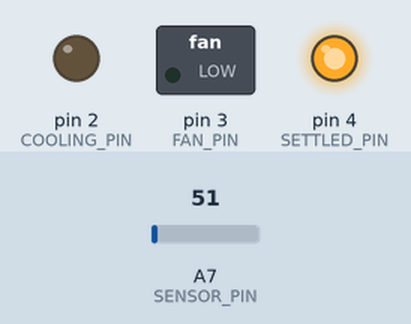
Simulated run of this sketch. Board: Arduino Nano, built with avr-gcc and run on an emulated ATmega328P. Shown: switched loads named in the sketch (green lamp = pin HIGH), output pins drawn as LEDs (lit = HIGH). Inputs (shaded band) come from the test bench; at power-on: A7 (SENSOR_PIN) = 51. What the sketch prints to the serial monitor is not drawn.

Above: at 0.8 s.
0.9 s: A7 (SENSOR_PIN) set to 60
At 1.8 s:
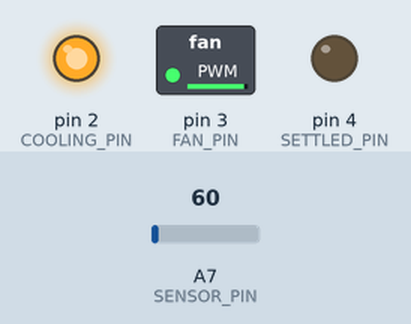
2.6 s: A7 (SENSOR_PIN) set to 30
At 3.8 s:
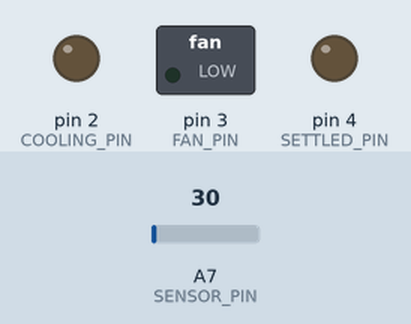
5.6 s: A7 (SENSOR_PIN) set to 61
At 6.7 s:
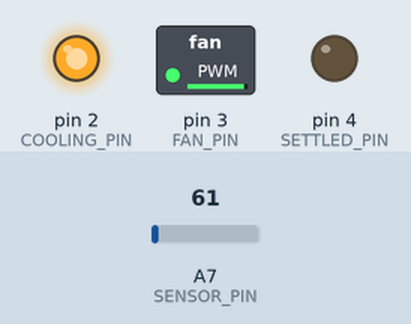
7.7 s: A7 (SENSOR_PIN) set to 15
At 9.3 s:
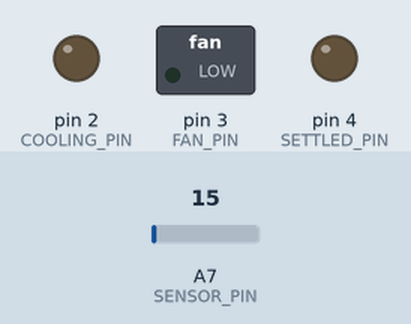
Timing chart, 0 to 22.4 s (numbered marks = the images above; inputs shaded):
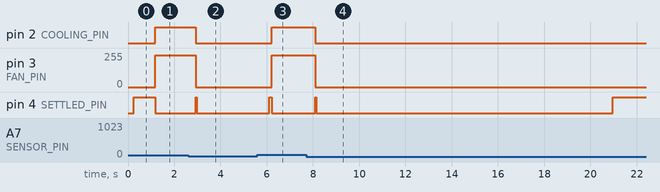

The sketch:

nine.ino
```cpp
#include "windowed_mean.h"

// need a target temp, when above that, the fan is always on at least a minimum amount,
// depending on how far away from the target, the minimum speed is set
// when the temp trends up, the minimum temp is boosted
// after some time if it's still tending up, the min is boosted again


#define SETTLED_PIN 4
#define COOLING_PIN 2
#define FAN_PIN 3
#define SENSOR_PIN A7

#define FAN_MAX 255
#define FAN_MIN 31
#define FAN_OFF 0
#define FAN_SPEED_STEP 16
#define FAN_SETTLE_TIME 3000
#define FAN_SPEED_STEPS (int((FAN_MAX - FAN_MIN) / FAN_SPEED_STEP) + 1)
#define FAN_SPEED_MAX_STEP FAN_SPEED_STEPS
#define FAN_OPEN_DELAY 250
#define FAN_OPEN_STEP 25

#define SAMPLE_DELAY 10

#define SHORT_WINDOW 20
#define LONG_WINDOW 300
#define TREND_WINDOW 50

#define FAN_PAUSE_DELAY 10

void blinky_delay(int del, int res=2){
  int times = res / 2;
  for(int i = 0; i < times; i++){
    digitalWrite(SETTLED_PIN, HIGH);
    delay(del / res);
    digitalWrite(SETTLED_PIN, LOW);
    delay(del / res);
  }
}

int current_fan_speed = 0;
int current_fan_speed_step = -1;

float mean_temp_accum = 0.0;
float last_mean_temp = 0.0;

float long_mean_temp_accum = 0.0;
float last_long_mean_temp = 0.0;

float mean_trend_accum = 0.0;
float last_mean_trend = 0.0;

void fan_settle_delay(){
  delay(FAN_SETTLE_TIME);
  // blinky_delay(FAN_SETTLE_TIME, 10);
}

void set_fan_off(bool settle=true){
  // Serial.println("set fan off");
  digitalWrite(FAN_PIN, LOW);
  current_fan_speed = 0;
  current_fan_speed_step = 0;
  if(settle)
    fan_settle_delay();
}

void set_fan_speed(int speed, bool settle=true){
  Serial.print(speed);
  Serial.print(current_fan_speed_step);
  // delay(1000);
  if(speed != current_fan_speed_step)
    if(speed <= 0){
      set_fan_off(settle);
      current_fan_speed_step = 0;
    } else {
      if(speed > FAN_SPEED_STEPS)
        speed = FAN_SPEED_STEPS;
      current_fan_speed_step = speed;
      current_fan_speed = speed * FAN_SPEED_STEP - 1;
      analogWrite(FAN_PIN, current_fan_speed);
      if(settle)
        fan_settle_delay();
    }
}

// void pause_fan(){
//   set_fan_off(false);
//   delay(FAN_PAUSE_DELAY);
// }

// void resume_fan(){
//   if(current_fan_speed != 0){
//     Serial.println(current_fan_speed);
//     analogWrite(FAN_PIN, current_fan_speed);
//   }
//   // delay(FAN_PAUSE_DELAY);
// }

void fan_opening(){
  Serial.println("opening");
  analogWrite(FAN_PIN, FAN_MAX);
  for(int i = FAN_MAX; i >= FAN_MIN; i -= FAN_OPEN_STEP){
    Serial.println(i);
    analogWrite(FAN_PIN, i);
    blinky_delay(FAN_OPEN_DELAY);
  }
}

float sample_temp(){
  int temp_adc_val;
  float temp_val, temp_c, temp_f;

  // pause_fan();
  temp_adc_val = analogRead(SENSOR_PIN);
  // resume_fan();

  temp_val = (temp_adc_val * 4.88);	/* Convert adc value to equivalent voltage */
  temp_c = (temp_val / 10.0);	/* LM35 gives output of 10mv/°C */
  temp_f = temp_c * (9.0 / 5.0) + 32.0;

  delay(SAMPLE_DELAY);
  return temp_f;
}

WindowedMean *wmean;

float mean_sample_temp(){
  float sample = sample_temp();

  // mean_temp_accum -= last_mean_temp;
  // mean_temp_accum += sample;
  // last_mean_temp = mean_temp_accum / SHORT_WINDOW;

  wmean->sample(sample);
  Serial.println(wmean->mean());

  long_mean_temp_accum -= last_long_mean_temp;
  long_mean_temp_accum += sample;
  last_long_mean_temp = long_mean_temp_accum / LONG_WINDOW;

  float trend;

  // if(last_long_mean_temp > last_mean_temp)
  //   trend = -0.25 * (last_long_mean_temp - last_mean_temp);
  //   // trend = -1.0;
  // else if(last_long_mean_temp < last_mean_temp)
  //   trend = 0.25 * (last_mean_temp - last_long_mean_temp);
  //   // trend = 1.0;

  // mean_trend_accum -= last_mean_trend;
  // mean_trend_accum += trend;
  // last_mean_trend = mean_trend_accum / TREND_WINDOW;

  // wmean->mean() = wmean->mean();
  if(last_long_mean_temp > wmean->mean())
    trend = -0.25 * (last_long_mean_temp - wmean->mean());
    // trend = -1.0;
  else if(last_long_mean_temp < wmean->mean())
    trend = 0.25 * (wmean->mean() - last_long_mean_temp);
    // trend = 1.0;

  mean_trend_accum -= last_mean_trend;
  mean_trend_accum += trend;
  last_mean_trend = mean_trend_accum / TREND_WINDOW;

  return wmean->mean();
}

void prime_temp_sampler(){
  float sample = sample_temp();
  mean_temp_accum = sample * SHORT_WINDOW;
  long_mean_temp_accum = sample * LONG_WINDOW;

  for(int i = 0; i <= SHORT_WINDOW; i++){
    mean_sample_temp();
  }
}

#define MODE_CHECKING 0
#define MODE_COOLING 1
int current_mode = MODE_CHECKING;

void setup() {
  Serial.begin(115200);

  pinMode(SETTLED_PIN, OUTPUT);
  pinMode(COOLING_PIN, OUTPUT);
  pinMode(FAN_PIN, OUTPUT);
  pinMode(SENSOR_PIN, INPUT);

  wmean = new WindowedMean(SHORT_WINDOW, sample_temp());

  // set_fan_speed(FAN_SPEED_MAX_STEP);
  // while(true);

  // fan_opening();
  prime_temp_sampler();

  while(true){
    while(current_mode == MODE_CHECKING){
      float temp_f = mean_sample_temp();

      if(last_mean_trend >= -0.25 && last_mean_trend <= 0.25){
        digitalWrite(SETTLED_PIN, HIGH);
      } else {
        digitalWrite(SETTLED_PIN, LOW);

        if(last_mean_trend > 0.0){
          current_mode = MODE_COOLING;
          set_fan_speed(FAN_SPEED_MAX_STEP, false);
          digitalWrite(COOLING_PIN, HIGH);
          break;
        } else {
          set_fan_speed(0, false);
          digitalWrite(COOLING_PIN, LOW);
        }
      }

      Serial.print("Checking: ");
      Serial.print(wmean->mean());
      Serial.print(" ");
      Serial.print(last_long_mean_temp);
      Serial.print(" ");
      Serial.println(last_mean_trend);
    }

    while(current_mode == MODE_COOLING){
      float temp_f = mean_sample_temp();

      if(last_mean_trend <= 0.0){
        digitalWrite(SETTLED_PIN, HIGH);
        current_mode = MODE_CHECKING;
        set_fan_speed(0, false);
        digitalWrite(COOLING_PIN, LOW);
        break;
      }

      Serial.print("Cooling: ");
      Serial.print(last_mean_temp);
      Serial.print(" ");
      Serial.print(last_long_mean_temp);
      Serial.print(" ");
      Serial.println(last_mean_trend);
    }
  }
}

void loop() {
  int temp_adc_val;
  float temp_val, temp_c, temp_f;
  temp_adc_val = analogRead(SENSOR_PIN);
  temp_val = (temp_adc_val * 4.88);	/* Convert adc value to equivalent voltage */
  temp_c = (temp_val / 10.0);	/* LM35 gives output of 10mv/°C */
  temp_f = temp_c * (9.0 / 5.0) + 32.0;

  Serial.print("Temperature = ");
  Serial.println(temp_f);

  delay(1000);
}
```

windowed_mean.h
```cpp
#ifndef WINDOWED_MEAN_H
#define WINDOWED_MEAN_H
#include "Arduino.h"

class WindowedMean
{
public:
  WindowedMean(long window_length, float primed_value);
  float sample(float sample);
  float mean(void);

private:
  long window_length;
  float mean_accum;
  float last_mean;

};

// long WindowedMean::window_length;
// long WindowedMean::mean_accum;
// long WindowedMean::last_mean;

WindowedMean::WindowedMean(long window_length, float primed_value){
  this->window_length = window_length;
  this->mean_accum = primed_value * window_length;
  this->last_mean = primed_value;
}

float WindowedMean::sample(float sample){
  this->mean_accum -= this->last_mean;
  this->mean_accum += sample;
  this->last_mean = this->mean_accum / this->window_length;
  return this->last_mean;
}

float WindowedMean::mean(void){
  return this->last_mean;
}
#endif
```

Measured:
- the behaviour switches between 53 and 54 on A7 (SENSOR_PIN) (found by bisection; images 0 and 1)
- after the input at 0.9 s, pin 2 (COOLING_PIN): LOW → HIGH after 0.28 s; pin 3 (FAN_PIN): 0/255 → 239/255 after 0.28 s; pin 4 (SETTLED_PIN): HIGH → LOW after 0.28 s
- after the input at 2.6 s, pin 2 (COOLING_PIN): HIGH → LOW after 0.32 s; pin 3 (FAN_PIN): 239/255 → 0/255 after 0.32 s; pin 4 (SETTLED_PIN): LOW → HIGH after 0.32 s, → LOW 0.05 s later
- after the input at 5.6 s, pin 2 (COOLING_PIN): LOW → HIGH after 0.61 s; pin 3 (FAN_PIN): 0/255 → 239/255 after 0.61 s; pin 4 (SETTLED_PIN): LOW → HIGH after 0.51 s, → LOW 0.10 s later
- after the input at 7.7 s, pin 2 (COOLING_PIN): HIGH → LOW after 0.41 s; pin 3 (FAN_PIN): 239/255 → 0/255 after 0.41 s; pin 4 (SETTLED_PIN): LOW → HIGH after 0.41 s, → LOW 0.04 s later, → HIGH 12.8 s later
